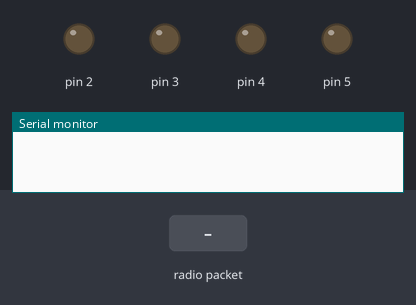
A sketch run on a simulated Arduino Uno, built with avr-gcc and run on an emulated ATmega328P. On the bench: output pins drawn as LEDs (lit = HIGH), the last lines printed to the serial monitor. The test bench sets the inputs (shaded band). No radio packets arrive unless stated.

Above: at 1.2 s.
1.3 s: radio packet "2" arrives
At 1.6 s:
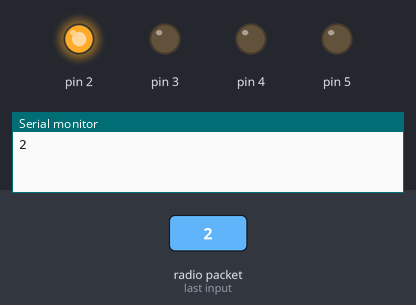
2.8 s: radio packet "3" arrives
At 3.9 s:
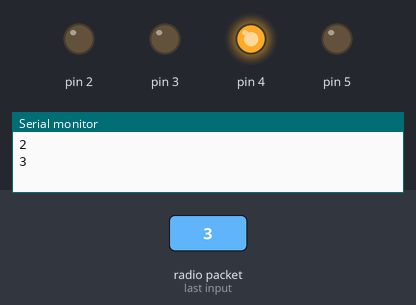
4.3 s: radio packet "4" arrives
At 5.1 s:
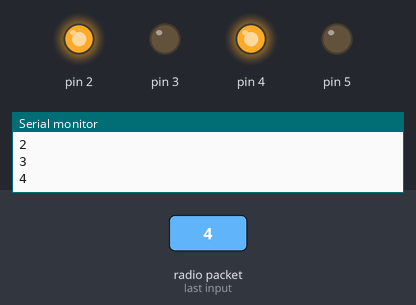
5.8 s: radio packet "5" arrives
At 6.2 s:
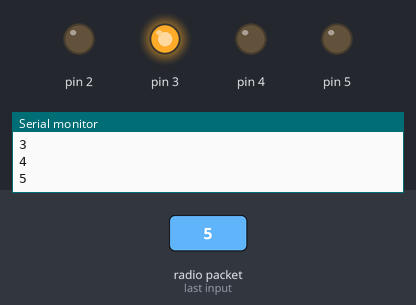
7.3 s: radio packet "6" arrives
At 8.5 s:
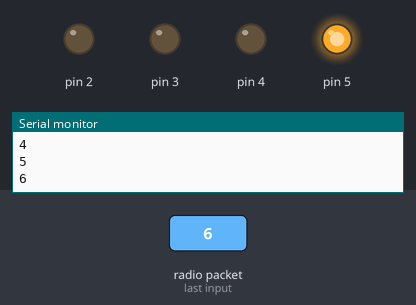
8.8 s: radio packet "7" arrives
At 9.7 s:
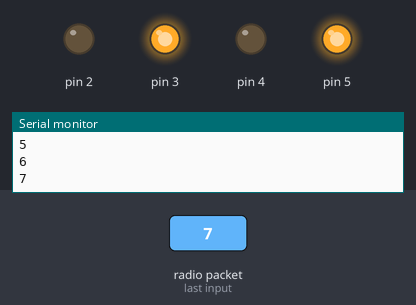
Timing chart, 0 to 11.3 s (numbered marks = the images above; inputs shaded):
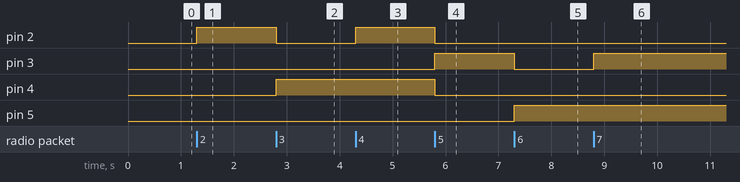

The sketch:

car_reciever.ino
```cpp
/*
* Arduino Wireless Communication Tutorial
* Transciever Code
* www.HowToMechatronics.com
* Modified by Hyder Shad
* Library: TMRh20/RF24, https://github.com/tmrh20/RF24/
*/

#include <SPI.h>
#include <nRF24L01.h>
#include <RF24.h>

RF24 radio(7, 8); // CNS, CE

char pong[1]{0};
bool output = 0;
bool flag = 0;
bool radioNumber = 0;     //CHANGE FOR EACH PROGRAMMED RADIO ON THE NETWORK
byte addresses[][6] = {"1Node","2Node"};              // Radio pipe addresses for the 2 nodes to communicate.
void setup() {
pong[0] = 0;
  pinMode(2, OUTPUT);
  pinMode(3, OUTPUT);
  pinMode(4, OUTPUT);
  pinMode(5, OUTPUT);

  Serial.begin(9600);
  radio.begin();
if(radioNumber){
    radio.openWritingPipe(addresses[1]);        // Both radios listen on the same pipes by default, but opposite addresses
    radio.openReadingPipe(1,addresses[0]);      // Open a reading pipe on address 0, pipe 1
    radio.startListening();
  }
  else{
    radio.openWritingPipe(addresses[0]);
    radio.openReadingPipe(1,addresses[1]);
    radio.startListening();
  }
  radio.setPALevel(RF24_PA_MIN);
}

void loop() {
  while(radio.available()) {
    radio.read(&pong, sizeof(pong));
      output = 1;
  }
  if(output ==1){
    Serial.println(pong[0]);
    if(pong[0] == '1'){
      digitalWrite(2, LOW);
      digitalWrite(3, LOW);
      digitalWrite(4, LOW);
      digitalWrite(5, LOW);
    }
       if(pong[0] == '2'){
      digitalWrite(2, HIGH);
      digitalWrite(3, LOW);
      digitalWrite(4, LOW);
      digitalWrite(5, LOW);
    }
       if(pong[0] == '3'){
      digitalWrite(2, LOW);
      digitalWrite(3, LOW);
      digitalWrite(4, HIGH);
      digitalWrite(5, LOW);
    }
       if(pong[0] == '4'){
      digitalWrite(2, HIGH);
      digitalWrite(3, LOW);
      digitalWrite(4, HIGH);
      digitalWrite(5, LOW);
    }
        if(pong[0] == '5'){
      digitalWrite(2, LOW);
      digitalWrite(3, HIGH);
      digitalWrite(4, LOW);
      digitalWrite(5, LOW);
    }
       if(pong[0] == '6'){
      digitalWrite(2, LOW);
      digitalWrite(3, LOW);
      digitalWrite(4, LOW);
      digitalWrite(5, HIGH);
    }
       if(pong[0] == '7'){
      digitalWrite(2, LOW);
      digitalWrite(3, HIGH);
      digitalWrite(4, LOW);
      digitalWrite(5, HIGH);
    }
       if(pong[0] == '8'){
      digitalWrite(2, HIGH);
      digitalWrite(3, LOW);
      digitalWrite(4, LOW);
      digitalWrite(5, HIGH);
    }
        if(pong[0] == '9'){
      digitalWrite(2, LOW);
      digitalWrite(3, HIGH);
      digitalWrite(4, HIGH);
      digitalWrite(5, LOW);
    }
    pong[0] = 0;
    output = 0;
  }
}
```

Measured:
- after the input at 1.3 s, pin 2: LOW → HIGH at once
- after the input at 2.8 s, pin 2: HIGH → LOW at once; pin 4: LOW → HIGH at once
- after the input at 4.3 s, pin 2: LOW → HIGH at once
- after the input at 5.8 s, pin 2, pin 4: HIGH → LOW at once; pin 3: LOW → HIGH at once
- after the input at 7.3 s, pin 3: HIGH → LOW at once; pin 5: LOW → HIGH at once
- after the input at 8.8 s, pin 3: LOW → HIGH at once
